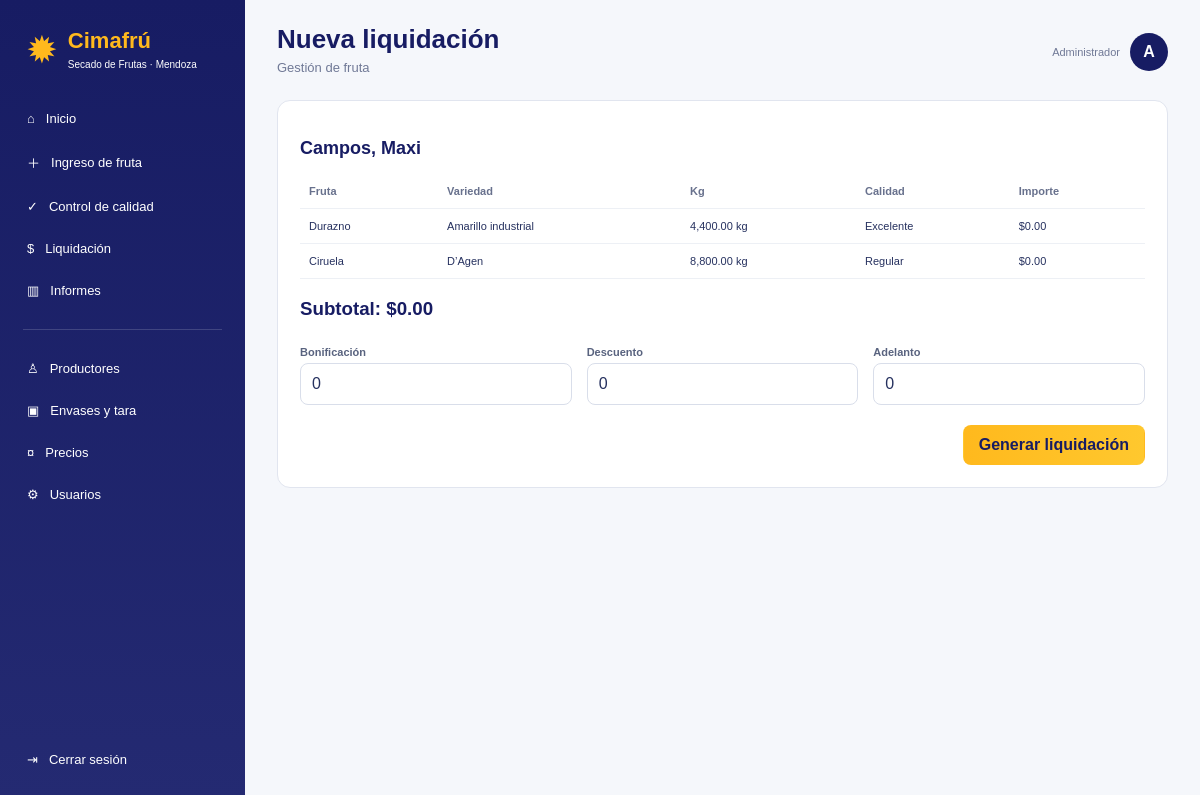
The page /liquidaciones/nueva/1 (signed in) on the database its author committed.
### app.py (models this page shows)
class Usuario(UserMixin,db.Model):
    id=db.Column(db.Integer,primary_key=True); usuario=db.Column(db.String(100),unique=True,nullable=False)
    password=db.Column(db.String(200),nullable=False); nombre=db.Column(db.String(120),default='')
    rol=db.Column(db.String(30),default='general',nullable=False); activo=db.Column(db.Boolean,default=True,nullable=False)

class Productor(db.Model):
    id=db.Column(db.Integer,primary_key=True); nombre=db.Column(db.String(100),nullable=False); apellido=db.Column(db.String(100),nullable=False)
    dni=db.Column(db.String(30),unique=True,nullable=False); telefono=db.Column(db.String(50)); email=db.Column(db.String(100)); localidad=db.Column(db.String(100)); activo=db.Column(db.Boolean,default=True,nullable=False)
    vales=db.relationship('Vale',back_populates='productor'); liquidaciones=db.relationship('Liquidacion',back_populates='productor'); ingresos=db.relationship('IngresoFruta',back_populates='productor')

class Vale(db.Model):
    id=db.Column(db.Integer,primary_key=True); numero=db.Column(db.String(50),unique=True,nullable=False); productor_id=db.Column(db.Integer,db.ForeignKey('productor.id'),nullable=False); fecha=db.Column(db.DateTime,default=datetime.utcnow,nullable=False)
    fruta=db.Column(db.String(100),nullable=False); variedad=db.Column(db.String(100),nullable=False); kilos=db.Column(db.Float,nullable=False); calidad=db.Column(db.String(50),nullable=False); precio_kg=db.Column(db.Float,nullable=False); importe=db.Column(db.Float,nullable=False); estado=db.Column(db.String(50),default='Pendiente',nullable=False); liquidacion_id=db.Column(db.Integer,db.ForeignKey('liquidacion.id'))
    productor=db.relationship('Productor',back_populates='vales'); liquidacion=db.relationship('Liquidacion',back_populates='vales')

### app.py (the view, shortened to what this page needs)
@app.route('/liquidaciones/nueva/<int:productor_id>',methods=['GET','POST'])
@roles_requeridos('liquidaciones','general')
def nueva_liquidacion(productor_id):
    p=db.session.get(Productor,productor_id); vales=Vale.query.filter_by(productor_id=productor_id,estado='Pendiente').all() if p else []
    if not p: abort(404)
    if not vales: flash('El productor no tiene ingresos pendientes.','error'); return redirect(url_for('liquidaciones'))
    subtotal=sum(v.importe for v in vales)
    return render_template('liquidacion_nueva.html',productor=p,vales=vales,subtotal=subtotal)

### app.py (called while the page is built)
@login_manager.user_loader
def cargar_usuario(uid): return db.session.get(Usuario,int(uid))

@app.template_filter('moneda')
def moneda(v): return f'${float(v or 0):,.2f}'

@app.template_filter('kg')
def kg(v): return f'{float(v or 0):,.2f} kg'

@app.context_processor
def globals_template(): return {'ROLES':ROLES,'FRUTAS':FRUTAS,'VARIEDADES':VARIEDADES}

def roles_requeridos(*roles):
    def deco(view):
        @wraps(view)
        def wrapped(*args,**kwargs):
            if not current_user.is_authenticated: return login_manager.unauthorized()
            if not current_user.activo: logout_user(); flash('Usuario desactivado.','error'); return redirect(url_for('login'))
            if current_user.rol not in roles and current_user.rol!='administrador': abort(403)
            return view(*args,**kwargs)
        return wrapped
    return deco

@app.before_request
def bloquear_inactivos():
    if current_user.is_authenticated and not current_user.activo and request.endpoint not in ('logout','login','static'):
        logout_user(); return redirect(url_for('login'))

### templates/liquidacion_nueva.html
{% extends 'base.html' %}{% block header %}Nueva liquidación{% endblock %}{% block content %}<form method="POST" class="card"><h2>{{productor.apellido}}, {{productor.nombre}}</h2><table><thead><tr><th>Fruta</th><th>Variedad</th><th>Kg</th><th>Calidad</th><th>Importe</th></tr></thead><tbody>{% for v in vales %}<tr><td>{{v.fruta}}</td><td>{{v.variedad}}</td><td>{{v.kilos|kg}}</td><td>{{v.calidad}}</td><td>{{v.importe|moneda}}</td></tr>{% endfor %}</tbody></table><h3>Subtotal: {{subtotal|moneda}}</h3><div class="grid3"><div><label>Bonificación</label><input name="bonificacion" value="0"></div><div><label>Descuento</label><input name="descuento" value="0"></div><div><label>Adelanto</label><input name="adelanto" value="0"></div></div><div class="form-actions"><button class="btn-primary">Generar liquidación</button></div></form>{% endblock %}

### templates/base.html (shortened to what this page needs)
<!doctype html><html lang="es"><head><link rel="stylesheet" href="{{ url_for('static',filename='estilos.css') }}"></head><body>
<aside class="sidebar"><div class="brand"><div class="brand-mark">✹</div><div><strong>Cimafrú</strong><small>Secado de Frutas · Mendoza</small></div></div><nav class="nav">
<a href="{{url_for('dashboard')}}">⌂ <span>Inicio</span></a>{% if current_user.rol in ['administrador','general','bascula'] %}<a href="{{url_for('ingreso_fruta')}}">＋ <span>Ingreso de fruta</span></a>{% endif %}{% if current_user.rol in ['administrador','general','calidad'] %}<a href="{{url_for('cola_calidad')}}">✓ <span>Control de calidad</span></a>{% endif %}{% if current_user.rol in ['administrador','general','liquidaciones'] %}<a href="{{url_for('liquidaciones')}}">$ <span>Liquidación</span></a>{% endif %}<a href="{{url_for('informes')}}">▥ <span>Informes</span></a><div class="nav-separator"></div>{% if current_user.rol in ['administrador','general','bascula'] %}<a href="{{url_for('productores')}}">♙ <span>Productores</span></a><a href="{{url_for('envases')}}">▣ <span>Envases y tara</span></a>{% endif %}{% if current_user.rol in ['administrador','general','precios'] %}<a href="{{url_for('precios')}}">¤ <span>Precios</span></a>{% endif %}{% if current_user.rol=='administrador' %}<a href="{{url_for('usuarios')}}">⚙ <span>Usuarios</span></a>{% endif %}</nav><a class="logout" href="{{url_for('logout')}}">⇥ <span>Cerrar sesión</span></a></aside>
<main class="contenido"><header class="topbar"><div><h1>{% block header %}{% endblock %}</h1><p>{% block subtitle %}Gestión de fruta{% endblock %}</p></div><div class="perfil"><span class="role">{{ ROLES.get(current_user.rol,current_user.rol) }}</span><div class="avatar">{{ current_user.usuario[0]|upper }}</div></div></header>{% block content %}{% endblock %}</main></body></html>

### static/estilos.css (style rules this page uses)
:root { --navy:#171c63;--navy2:#292f7b;--yellow:#ffb91d;--bg:#f5f7fb;--text:#26315f;--muted:#707996;--line:#e1e5ef;--green:#3da45b;--red:#d95c50 }
* { box-sizing:border-box }
body { margin:0;background:var(--bg);font-family:Arial,sans-serif;color:var(--text) }
a { text-decoration:none;color:inherit }
button,input,select,textarea { font:inherit }
.sidebar { position:fixed;left:0;top:0;bottom:0;width:245px;background:linear-gradient(180deg,var(--navy),#242a72);color:#fff;padding:22px 14px;display:flex;flex-direction:column;z-index:10 }
.brand { display:flex;gap:10px;align-items:center;padding:6px 12px 28px }
.brand-mark { font-size:38px;color:var(--yellow) }
.brand strong { display:block;color:var(--yellow);font-size:22px }
.brand small { font-size:10px }
.nav { display:flex;flex-direction:column;gap:5px }
.nav a,.logout { padding:11px 13px;border-radius:9px;display:flex;gap:11px;align-items:center;font-size:13px }
.nav-separator { height:1px;background:#ffffff28;margin:15px 9px }
.logout { margin-top:auto }
.contenido { margin-left:245px;padding:24px 32px;min-height:100vh }
.topbar { display:flex;justify-content:space-between;align-items:center;margin-bottom:20px }
.topbar h1 { margin:0;color:var(--navy);font-size:26px }
.topbar p { margin:5px 0;color:var(--muted);font-size:13px }
.perfil { display:flex;align-items:center;gap:10px }
.role { font-size:11px;color:var(--muted) }
.avatar { width:38px;height:38px;border-radius:50%;background:var(--navy);color:#fff;display:grid;place-items:center;font-weight:bold }
.stat,.quick,.card { background:#fff;border:1px solid var(--line);border-radius:13px }
.card { padding:22px;margin-bottom:16px }
.grid3 { display:grid;grid-template-columns:repeat(3,1fr);gap:15px }
.card h2 { color:var(--navy);font-size:18px }
.card h3 { color:var(--navy) }
label { display:block;font-size:11px;font-weight:bold;color:#59637f;margin:8px 0 5px }
input,select,textarea { width:100%;padding:11px;border:1px solid #d9deea;border-radius:8px;background:#fff;color:var(--text) }
.btn-primary,.btn-secondary,.btn-small { display:inline-flex;align-items:center;justify-content:center;padding:10px 15px;border-radius:8px;border:1px solid transparent;cursor:pointer }
.btn-primary { background:linear-gradient(90deg,var(--yellow),#ffc82e);color:var(--navy);font-weight:bold }
.form-actions { display:flex;justify-content:flex-end;gap:9px;margin-top:20px }
table { width:100%;border-collapse:collapse }
th,td { padding:11px 9px;border-bottom:1px solid #edf0f5;text-align:left;font-size:11px }
th { color:#68718d }

### rows shown on the page
Usuario: get "Administrador", usuario "A"
Productor: apellido "Campos", nombre "Maxi"
Vale: fruta "Durazno", variedad "Amarillo industrial", kilos|kg "4,400.00 kg", calidad "Excelente", importe|moneda "$0.00"
Vale: fruta "Ciruela", variedad "D’Agen", kilos|kg "8,800.00 kg", calidad "Regular", importe|moneda "$0.00"

### other values the page prints
{{ subtotal|moneda }} "$0.00"
